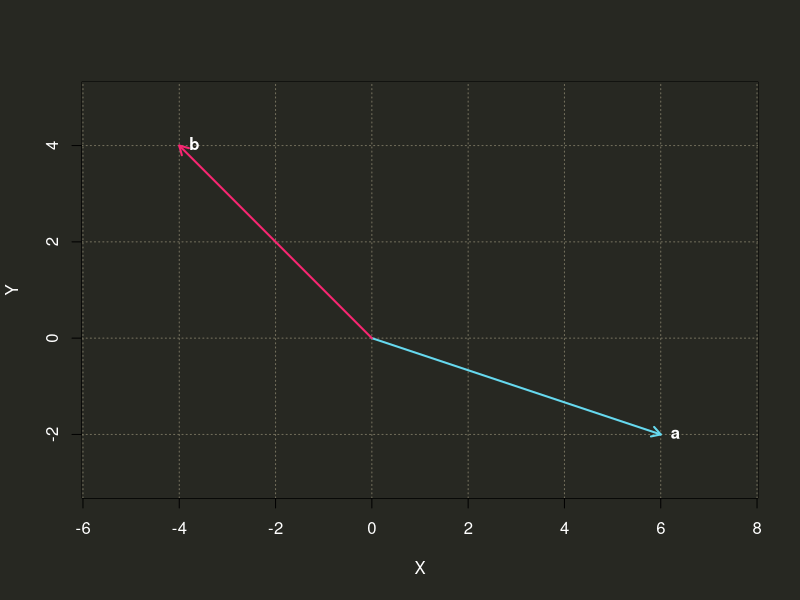
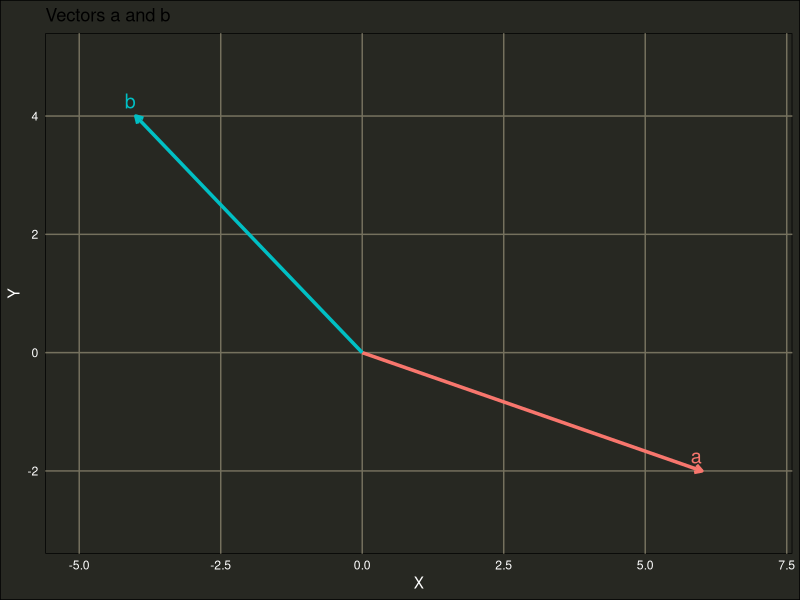

Generate these figures, in order, with R:
# Define vectors
a <- c(6, -2)
b <- c(-4, 4)

# Set up the plot with Monokai-style colors
par(bg = "#272822")  # Monokai dark gray background

plot(x = c(-5, 7), y = c(-3, 5), type = "n", xlab = "X", ylab = "Y", asp = 1,
     col.axis = "white", col.lab = "white", col.main = "white")  # White labels

# Add a dark background to the plotting area
rect(-10, -10, 10, 10, col = "#272822", border = NA)  # Darker inner background

# Draw grid lines
grid(col = "#75715E")  # Monokai light gray-green

# Draw vectors
arrows(0, 0, a[1], a[2], col = "#66D9EF", lwd = 2, length = 0.1)  # Blue vector
arrows(0, 0, b[1], b[2], col = "#F92672", lwd = 2, length = 0.1)  # Pink-red vector

# Add labels in Monokai colors
text(a[1], a[2], labels = "a", pos = 4, col = "white", font = 2)
text(b[1], b[2], labels = "b", pos = 4, col = "white", font = 2)

# Load required libraries
library(ggplot2)

# Define vectors
vectors <- data.frame(
  x = c(0, 0),     # Start points (origin)
  y = c(0, 0),     
  xend = c(6, -4), # End points
  yend = c(-2, 4), 
  label = c("a", "b") # Labels for vectors
)

# Create the plot
ggplot() +
  # Add vectors as arrows
  geom_segment(data = vectors, aes(x = x, y = y, xend = xend, yend = yend, color = label),
               arrow = arrow(length = unit(0.2, "cm")), size = 1.2) +
  # Customize appearance
  xlim(-5, 7) + ylim(-3, 5) +  # Set axis limits
  theme_minimal() +  # Use a clean theme
  theme(panel.background = element_rect(fill = "#272822"),  # Monokai dark background
        plot.background = element_rect(fill = "#272822"),
        panel.grid.major = element_line(color = "#75715E"),  # Monokai-style grid
        panel.grid.minor = element_blank(),
        axis.text = element_text(color = "white"),
        axis.title = element_text(color = "white"),
        legend.position = "none") +
  # Add labels
  geom_text(data = vectors, aes(x = xend, y = yend, label = label, color = label), 
            vjust = -0.5, hjust = 1, size = 5) +
  labs(x = "X", y = "Y", title = "Vectors a and b")

